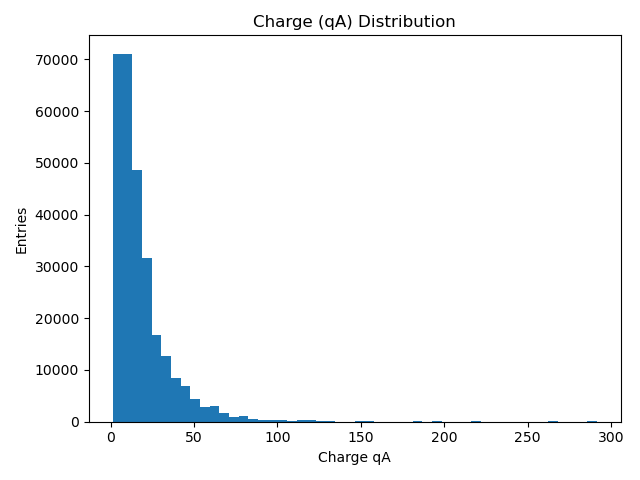

This chart was generated by the following Python code:
import uproot
import numpy as np
import matplotlib.pyplot as plt

# Open the ROOT file
file = uproot.open("/home/shana/000001_ana_hist_2025-06-03T_003735Z.root")

# Open the analysis tree
tree = file["pdblipana/BlipRecoAlg/matchtree"]
  

# Read qA branch
qA = tree["qA"].array(library="np")

# Basic sanity check
print("Total entries:", len(qA))
print("qA range:", np.min(qA), "to", np.max(qA))

# Plot histogram
plt.figure()
plt.hist(qA, bins=50)
plt.xlabel("Charge qA")
plt.ylabel("Entries")
plt.title("Charge (qA) Distribution")
plt.tight_layout()
plt.show()
